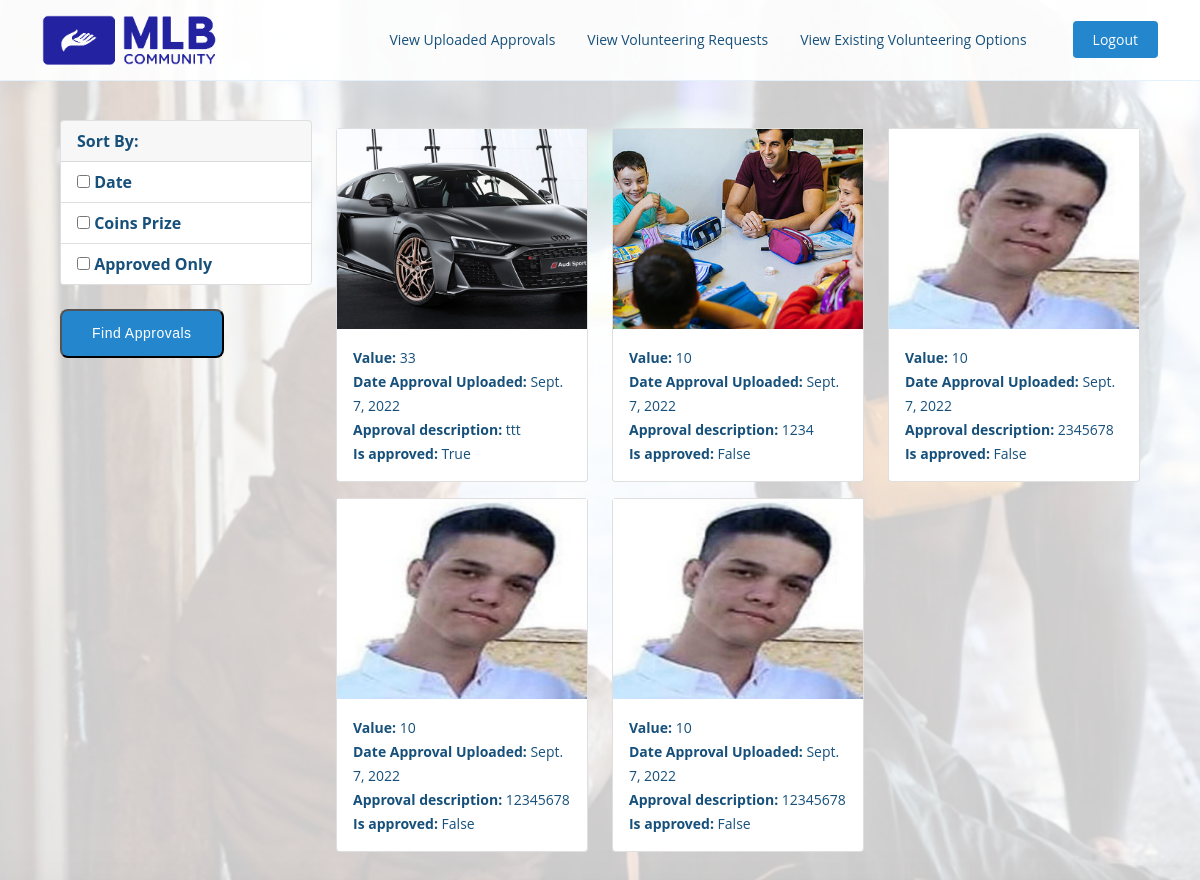
Page /my_approvals (signed in) on the earlier database version.
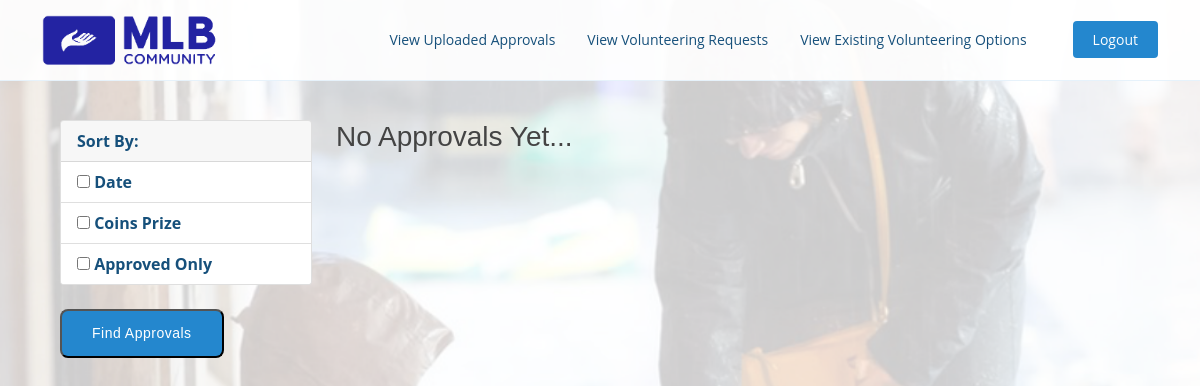
Same page on the later database version.
### myapp/models.py (models this page shows, shortened)
class UserExtend(models.Model):
    user = OneToOneField(User, on_delete=models.CASCADE)
    coins = IntegerField()
    coupons_list = CharField(max_length=1000000, null=True, blank=True)
    coupons_counter = IntegerField(default=0)
    date_list = CharField(max_length=1000000, null=True, blank=True)
    store_list = CharField(max_length=1000000, null=True, blank=True)
    approvals = ForeignKey('UserApproval',on_delete=models.SET_NULL, null=True, blank=True)

class UserApproval(models.Model):
    date = DateField(default=date.today)
    description = CharField(blank=True, max_length=250, null=True)
    image = ImageField(upload_to="files/", null=True, blank=True)
    is_approved = BooleanField(default=None, blank=True, null=True)
    value = IntegerField(blank=True, default=0)
    user = ForeignKey(UserExtend, on_delete=models.SET_NULL, null=True, blank=True)

### myapp/views.py (the view, shortened to what this page needs)
# urls.py: path('my_approvals', views.myApprovals, name='my_approvals')]
def myApprovals(request):
    extendedUsers = UserExtend.objects.all()
    approvedPosts = UserApproval.objects.all()
    for e in extendedUsers:
        if e.user.username == request.user.username:
            extended = e
    approvedPostsFiltered = approvedPosts.filter(user=extended)
    return render(request, 'templates/my_approvals.html',
                  {'approvedPostsFiltered': approvedPostsFiltered, 'extendedUsers': extendedUsers})

### templates/my_approvals.html (shortened to what this page needs)
{% load static %}
<!DOCTYPE html>
<html lang="en">
<head>
    <link href="{% static 'newStyleGallery.css' %}" rel="stylesheet">
    <link href="{% static 'newStyleGalleryExtra.css' %}" rel="stylesheet">
</head>
<header id="header" class="fixed-top">
    <div class="container d-flex align-items-center justify-content-between">
        <a href="/" class="logo"><img src="/files/files/MLBLogo.png" alt="" class="img-fluid" height="100"></a>
        {% include  "navbar.html" %}
    </div>
</header>
<br><br><br>
<body class="m-5">
    <form method="POST">
<div class="container">
    <div class="row">
        <div class="col-md-3">
            <div class="card">
                <div class="card-header" STYLE="color: #16507b;">
                    <b>Sort By:</b>
                </div>
                <ul class="list-group list-group-flush">
                <form method="POST">
                <li class=" list-group-item">
                <input type="checkbox" name='date' id="date">
                <label for="vehicle1" STYLE="color: #16507b;"> <b>Date</b></label><br></li></form>
                <li class=" list-group-item">
                <input type="checkbox" name='price' id="price"/>
                <label for="vehicle1" STYLE="color: #16507b;"> <b>Coins Prize</b></label><br></li>
                <li class=" list-group-item">
                <input type="checkbox" name='approved' id='approved'>
                <label for="vehicle1" STYLE="color: #16507b;"> <b>Approved Only</b></label><br></li></form>
            <br>
            <button type="submit" class="btn-get-started scrollto"  >Find Approvals</button>
            <div class="col-md-9">
                <div class="row">
                    {% for approval in approvedPostsFiltered %}
                        <div class="col-md-4">
                            <div class="card my-2">
                                <img class="image-thumbail" src="{{ approval.image.url }}" alt="Card image cap">
                                <div class="card-body">
                                    <b><small>Value: </b></small><small>{{ approval.value }} </b></small><br>
                                    <b><small>Date Approval Uploaded: </b></small><small>{{ approval.date }} </b></small><br>
                                    <b><small>Approval description: </b></small><small>{{ approval.description }} </b></small><br>
                                    <b><small>Is approved:  </b></small><small></small>
                                        {% if approval.is_approved is None %}
                                    <small>
                                        Not Yet Determined
                                    </small><br>
                                        {% else %}
                                    <small>
                                        {{ approval.is_approved }}
                                    </small>
                                        {% endif %}
                                </div>
                            </div>
                        </div>
                    {% empty %}
                        <h3>No Approvals Yet...</h3>
                    {% endfor %}
                </div>
            </div>
</body>
</html>

### templates/navbar.html (shortened to what this page needs)
<nav id="navbar" class="navbar">
    <ul>
        {% if user.is_authenticated %}
            {% for e in extendedUsers %}
                {% if e.user.username == user.username %}
                    {% if e.user.username == 'admin' %}
                        <li><a class="nav-link scrollto" href="admin_view_approvals">View Uploaded Approvals</a></li>
                        <li><a class="nav-link scrollto" href="admin_view_volunteering_requests">View Volunteering Requests</a></li>
                        <li><a class="nav-link scrollto" href="admin_view_existing_posts">View Existing Volunteering Options</a></li>
                        <li><a class="getstarted scrollto" href="logout">Logout</a></li>
                    {% endif %}
                {% endif %}
            {% endfor %}
        {% else %}
            <li><a class="nav-link scrollto" href="about">About</a></li>
            <li><a class="nav-link scrollto" href="prices">Prices & Coupons</a></li>
            <li><a class="getstarted scrollto" href="register">Register</a></li>
            <li><a class="getstarted scrollto" href="login">Login</a></li>
        {% endif %}
    </ul>
</nav>

### static/newStyleGalleryExtra.css (style rules this page uses)
body { font-family: "Open Sans", sans-serif; color: #444444; }
a { color: #2487ce; text-decoration: none; }
h1, h2, h3, h4, h5, h6 { font-family: "Raleway", sans-serif; }
#header { transition: all 0.5s; background: rgba(255, 255, 255, 0.9); z-index: 997; padding: 15px 0; border-bottom: 1px solid #e6f2fb; }
#header .logo { font-size: 28px; margin: 0; padding: 0; line-height: 1; font-weight: 300; letter-spacing: 0.5px; font-family: "Poppins", sans-serif; }
#header .logo img { max-height: 50px; }
.navbar { padding: 0; }
.navbar ul { margin: 0; padding: 0; display: flex; list-style: none; align-items: left; }
.navbar li { position: relative; }
.navbar a, .navbar a:focus { display: flex; align-items: center; justify-content: space-between; font-size: 14px; color: #16507b; white-space: nowrap; transition: 0.3s; }
.navbar .getstarted, .navbar .getstarted:focus { background: #2487ce; padding: 8px 20px; margin-left: 30px; border-radius: 4px; color: #fff; }
.btn-get-started { position: relative; font-family: "Poppins", sans-serif; font-weight: 500; font-size: 14px; letter-spacing: 0.5px; display: inline-block; padding: 12px 30px; border-radius: 8px; transition: 0.5s; color: #fff; background: #2487ce; }

### templates/my_approvals.html (style rules this page uses)
body { background-image: url('../files/files/screen.png'); background-repeat: no-repeat; background-attachment: fixed; background-size: cover; }

Differences in the rows shown:
removed UserApproval: image (picture), value "33", date "Sept. 7, 2022", description "ttt", is_approved "True"
removed UserApproval: image (picture), value "10", date "Sept. 7, 2022", description "1234", is_approved "False"
removed UserApproval: image (picture), value "10", date "Sept. 7, 2022", description "2345678", is_approved "False"
removed UserApproval: image (picture), value "10", date "Sept. 7, 2022", description "12345678", is_approved "False"
removed UserApproval: image (picture), value "10", date "Sept. 7, 2022", description "12345678", is_approved "False"
Other differences:
text now shown: "No Approvals Yet..."
